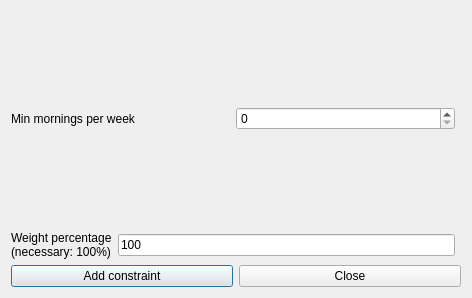
<?xml version="1.0" encoding="UTF-8"?>
<ui version="4.0">
 <class>AddConstraintStudentsMinMorningsPerWeekForm_template</class>
 <widget class="QDialog" name="AddConstraintStudentsMinMorningsPerWeekForm_template">
  <property name="geometry">
   <rect>
    <x>0</x>
    <y>0</y>
    <width>472</width>
    <height>298</height>
   </rect>
  </property>
  <property name="windowTitle">
   <string extracomment="This is the title of the dialog to add a new constraint of this type">Add students min mornings per week</string>
  </property>
  <layout class="QGridLayout">
   <item row="4" column="0" colspan="2">
    <layout class="QHBoxLayout">
     <item>
      <widget class="QPushButton" name="addConstraintPushButton">
       <property name="text">
        <string>Add constraint</string>
       </property>
      </widget>
     </item>
     <item>
      <widget class="QPushButton" name="closePushButton">
       <property name="text">
        <string>Close</string>
       </property>
      </widget>
     </item>
    </layout>
   </item>
   <item row="2" column="0">
    <spacer name="spacer1">
     <property name="orientation">
      <enum>Qt::Vertical</enum>
     </property>
     <property name="sizeType">
      <enum>QSizePolicy::Expanding</enum>
     </property>
     <property name="sizeHint" stdset="0">
      <size>
       <width>20</width>
       <height>31</height>
      </size>
     </property>
    </spacer>
   </item>
   <item row="1" column="0">
    <layout class="QHBoxLayout">
     <item>
      <widget class="QLabel" name="minMorningsTextLabel">
       <property name="frameShape">
        <enum>QFrame::NoFrame</enum>
       </property>
       <property name="frameShadow">
        <enum>QFrame::Plain</enum>
       </property>
       <property name="text">
        <string>Min mornings per week</string>
       </property>
       <property name="wordWrap">
        <bool>false</bool>
       </property>
      </widget>
     </item>
     <item>
      <widget class="QSpinBox" name="minMorningsSpinBox"/>
     </item>
    </layout>
   </item>
   <item row="3" column="0">
    <layout class="QHBoxLayout">
     <item>
      <widget class="QLabel" name="weightTextLabel">
       <property name="frameShape">
        <enum>QFrame::NoFrame</enum>
       </property>
       <property name="frameShadow">
        <enum>QFrame::Plain</enum>
       </property>
       <property name="text">
        <string>Weight percentage
(necessary: 100%)</string>
       </property>
       <property name="wordWrap">
        <bool>false</bool>
       </property>
      </widget>
     </item>
     <item>
      <widget class="QLineEdit" name="weightLineEdit">
       <property name="text">
        <string notr="true">100</string>
       </property>
      </widget>
     </item>
    </layout>
   </item>
   <item row="0" column="0">
    <spacer name="spacer1_2">
     <property name="orientation">
      <enum>Qt::Vertical</enum>
     </property>
     <property name="sizeType">
      <enum>QSizePolicy::Expanding</enum>
     </property>
     <property name="sizeHint" stdset="0">
      <size>
       <width>20</width>
       <height>31</height>
      </size>
     </property>
    </spacer>
   </item>
  </layout>
 </widget>
 <layoutdefault spacing="6" margin="11"/>
 <resources/>
 <connections/>
</ui>
